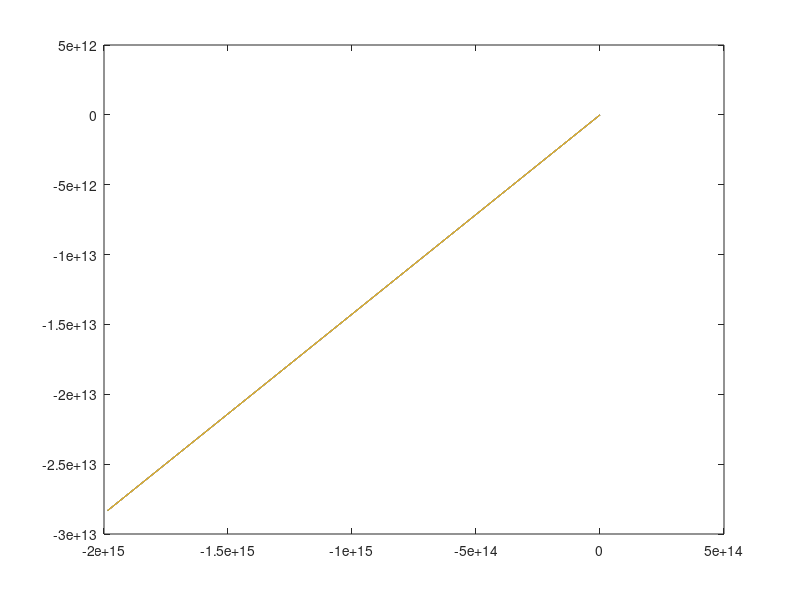

Write the MATLAB code that produced this figure.
fidX = fopen('X.dat')
fidY = fopen('Y.dat')
rows = 300 * 365
X = fscanf(fidX,'%g',[10 rows]).'
Y = fscanf(fidY, '%g', [10 rows]).'
plot(X,Y)
%legend('Solar system Simulation');